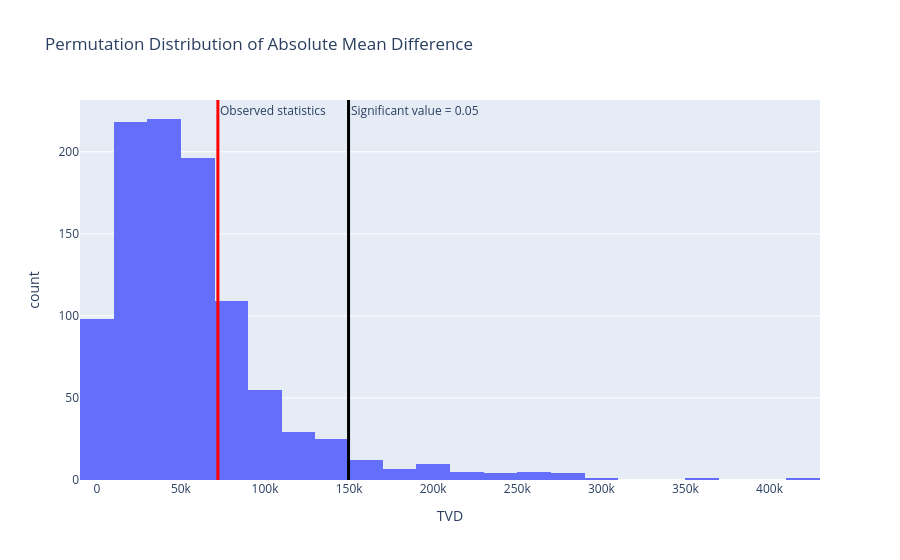

The cell this chart's notebook holds for it:
### Markdown cell above
Then we set up a hypothesis test to find the missing mechanism of feature `Total_sales` by using permutation test. We will set the significance level into 0.05.

**Null Hypothesis:**  The distribution of `Customers_affected` is same when `Total_sales` is missing vs not missing.

**Alternate Hypothesis:** The distribution of `Customers_affected` is different when `Total_sales` is missing vs not missing.

**Test Statistic:** Absolute mean difference 

The following figure shows the result the permutation test. The test statistic is the total variance distance between two groups because "Year" is a categorical feature.

### Code cell
missing = cleaned_df["Total_sales"].isna()

obs_stat = diff_mean_stat(cleaned_df, missing, "Customers_affected")

perm_stats = []

for _ in range(1000):
    shuffled = pd.Series(np.random.permutation(missing), index=missing.index)
    perm_stats.append(
        diff_mean_stat(cleaned_df, shuffled, "Customers_affected")
    )

fig = px.histogram(
    perm_stats,
    nbins=40,
    title="Permutation Distribution of Absolute Mean Difference",
    labels={"value": "TVD"},
)

fig.add_vline(
    x=obs_stat,
    line_color="red",
    line_width=3,
    annotation_text="Observed statistics",
    annotation_position="top right",
)

fig.add_vline(
    x=np.percentile(perm_stats, 95),
    line_color="black",
    line_width=3,
    annotation_text="Significant value = 0.05",
    annotation_position="top right",
)

fig.update_layout(showlegend=False)

fig.show()

# fig.write_html(
#     "/Users/wuyuming/Desktop/proj_4/proj04_page/graph/total_sales_missing_perm.html"
# )
p_value = (perm_stats >= obs_stat).mean()
print(f"p_value: {p_value}")

### Figure 1 — Plotly figure (JSON) as saved in the notebook; plotly's stock layout.template omitted (floating-point values rounded to 4 significant figures; data arrays with more than 128 entries replaced by an {"elided": "..."} marker saying what was removed)
{"data": [{"alignmentgroup": "True", "bingroup": "x", "hovertemplate": "variable=0<br>TVD=%{x}<br>count=%{y}<extra></extra>", "legendgroup": "0", "marker": {"color": "#636efa", "pattern": {"shape": ""}}, "name": "0", "nbinsx": 40, "offsetgroup": "0", "orientation": "v", "showlegend": true, "type": "histogram", "x": {"elided": "1000 float values"}, "xaxis": "x", "yaxis": "y"}], "layout": {"annotations": [{"showarrow": false, "text": "Observed statistics", "x": 71980.0, "xanchor": "left", "xref": "x", "y": 1, "yanchor": "top", "yref": "y domain"}, {"showarrow": false, "text": "Significant value = 0.05", "x": 149700.0, "xanchor": "left", "xref": "x", "y": 1, "yanchor": "top", "yref": "y domain"}], "barmode": "relative", "legend": {"title": {"text": "variable"}, "tracegroupgap": 0}, "shapes": [{"line": {"color": "red", "width": 3}, "type": "line", "x0": 71980.0, "x1": 71980.0, "xref": "x", "y0": 0, "y1": 1, "yref": "y domain"}, {"line": {"color": "black", "width": 3}, "type": "line", "x0": 149700.0, "x1": 149700.0, "xref": "x", "y0": 0, "y1": 1, "yref": "y domain"}], "showlegend": false, "title": {"text": "Permutation Distribution of Absolute Mean Difference"}, "xaxis": {"anchor": "y", "domain": [0, 1], "title": {"text": "TVD"}}, "yaxis": {"anchor": "x", "domain": [0, 1], "title": {"text": "count"}}}}
